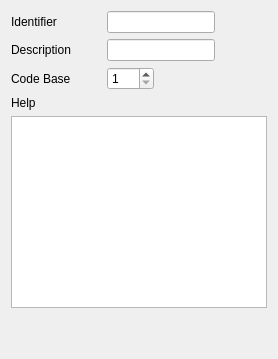
     <widget class="QWidget" name="tab_5">
      <attribute name="title">
       <string>Plugin</string>
      </attribute>
      <layout class="QGridLayout" name="gridLayout_6">
       <item row="0" column="0">
        <layout class="QHBoxLayout" name="horizontalLayout_25">
         <item>
          <widget class="QLabel" name="label_35">
           <property name="minimumSize">
            <size>
             <width>90</width>
             <height>0</height>
            </size>
           </property>
           <property name="text">
            <string>Identifier</string>
           </property>
          </widget>
         </item>
         <item>
          <widget class="QLineEdit" name="lineEdit_30"/>
         </item>
         <item>
          <spacer name="horizontalSpacer_14">
           <property name="orientation">
            <enum>Qt::Horizontal</enum>
           </property>
           <property name="sizeHint" stdset="0">
            <size>
             <width>40</width>
             <height>20</height>
            </size>
           </property>
          </spacer>
         </item>
        </layout>
       </item>
       <item row="1" column="0">
        <layout class="QHBoxLayout" name="horizontalLayout_26">
         <item>
          <widget class="QLabel" name="label_36">
           <property name="minimumSize">
            <size>
             <width>90</width>
             <height>0</height>
            </size>
           </property>
           <property name="text">
            <string>Description</string>
           </property>
          </widget>
         </item>
         <item>
          <widget class="QLineEdit" name="lineEdit_31"/>
         </item>
         <item>
          <spacer name="horizontalSpacer_15">
           <property name="orientation">
            <enum>Qt::Horizontal</enum>
           </property>
           <property name="sizeHint" stdset="0">
            <size>
             <width>40</width>
             <height>20</height>
            </size>
           </property>
          </spacer>
         </item>
        </layout>
       </item>
       <item row="2" column="0">
        <layout class="QHBoxLayout" name="horizontalLayout_27">
         <item>
          <widget class="QLabel" name="label_37">
           <property name="minimumSize">
            <size>
             <width>90</width>
             <height>0</height>
            </size>
           </property>
           <property name="text">
            <string>Code Base</string>
           </property>
          </widget>
         </item>
         <item>
          <widget class="QSpinBox" name="spinBox">
           <property name="minimum">
            <number>1</number>
           </property>
           <property name="maximum">
            <number>255</number>
           </property>
          </widget>
         </item>
         <item>
          <spacer name="horizontalSpacer_16">
           <property name="orientation">
            <enum>Qt::Horizontal</enum>
           </property>
           <property name="sizeHint" stdset="0">
            <size>
             <width>40</width>
             <height>20</height>
            </size>
           </property>
          </spacer>
         </item>
        </layout>
       </item>
       <item row="3" column="0">
        <widget class="QLabel" name="label_38">
         <property name="text">
          <string>Help</string>
         </property>
        </widget>
       </item>
       <item row="4" column="0">
        <widget class="QTextBrowser" name="textBrowser_5"/>
       </item>
       <item row="5" column="0">
        <spacer name="verticalSpacer_4">
         <property name="orientation">
          <enum>Qt::Vertical</enum>
         </property>
         <property name="sizeHint" stdset="0">
          <size>
           <width>20</width>
           <height>40</height>
          </size>
         </property>
        </spacer>
       </item>
      </layout>
     </widget>
